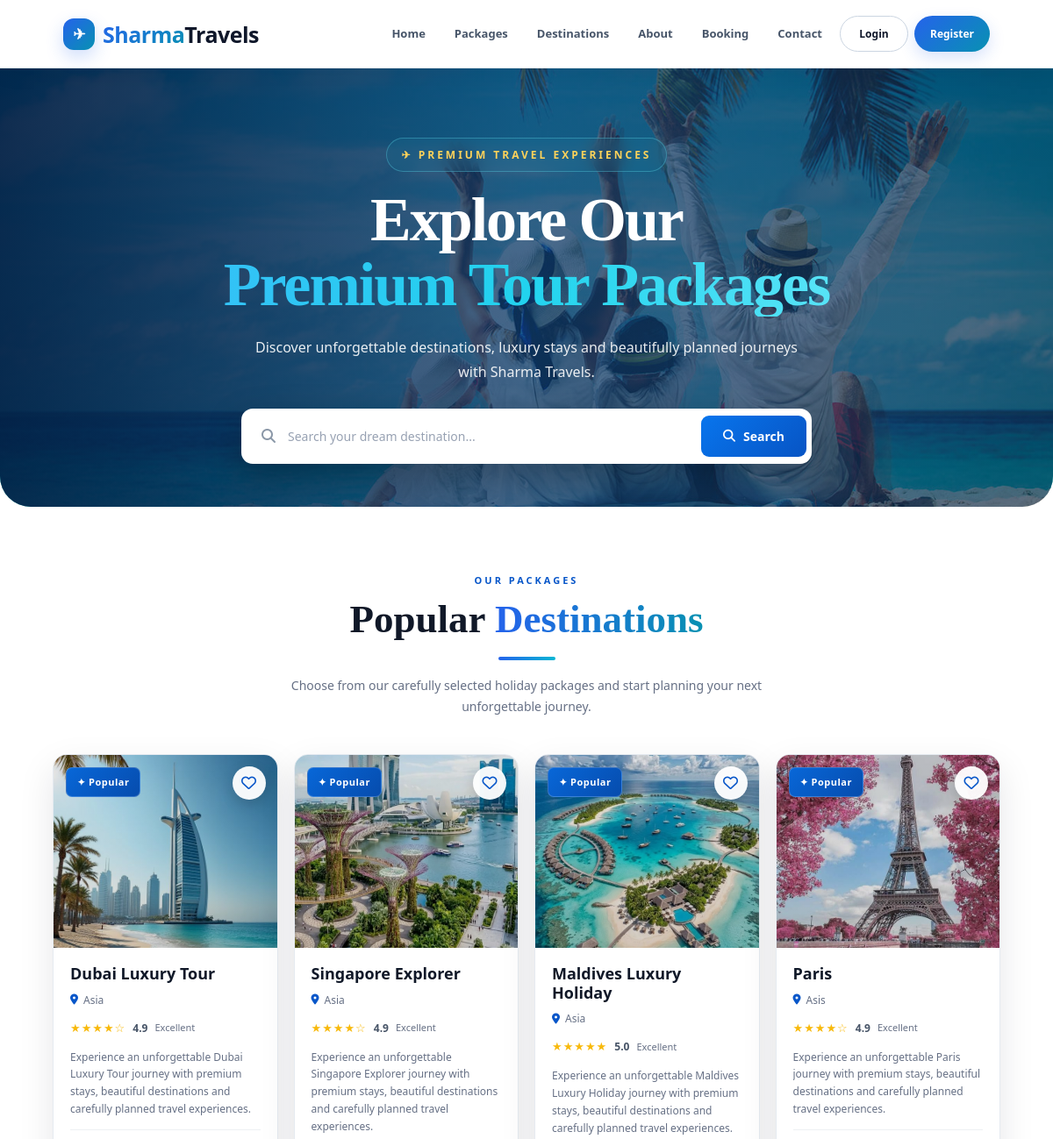
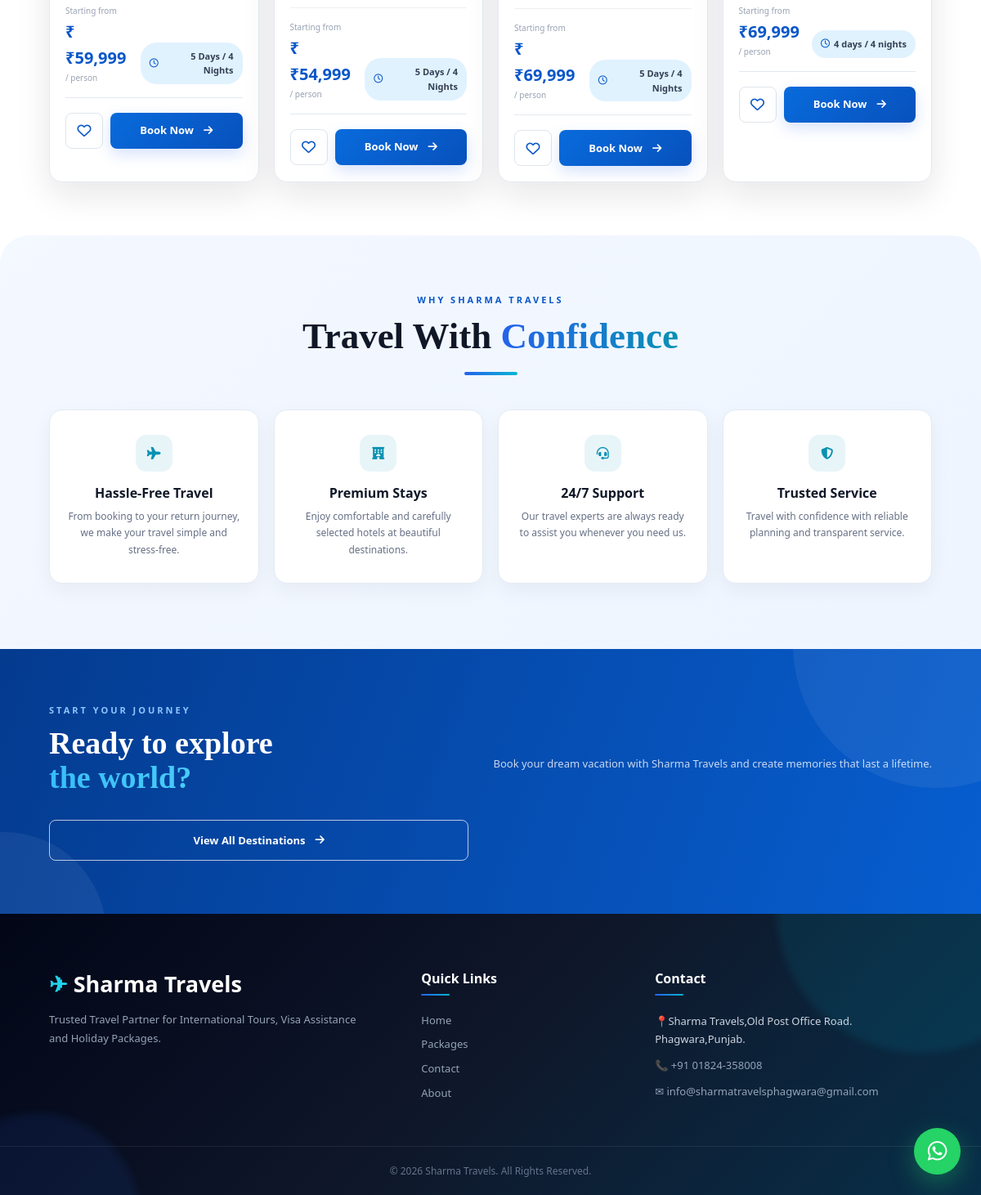
The app's page /package with its own data (2 pictures, top to bottom).
### app.py (models this page shows)
class Package(db.Model):
    id = db.Column(
        db.Integer,
        primary_key=True
    )
    title = db.Column(
        db.String(200),
        nullable=False
    )
    category = db.Column(
        db.String(100)
    )
    continent = db.Column(
        db.String(100)
    )
    duration = db.Column(
        db.String(100)
    )
    price = db.Column(
        db.String(50)
    )
    featured = db.Column(
        db.Boolean,
        default=False
    )
    active = db.Column(
        db.Boolean,
        default=True
    )
    image = db.Column(
        db.String(500)
    )
    rating = db.Column(
        db.Float,
        default=0
    )

### app.py (the view, shortened to what this page needs)
@app.route("/package")
def package():
    info = BusinessInfo.query.first()
    category_filter = request.args.get(
        "category",
        ""
    ).strip()
    search_query = request.args.get(
        "search",
        ""
    ).strip()
    packages = Package.query.filter_by(
        active=True
    )
    if category_filter:
        packages = packages.filter(
            Package.category.ilike(
                f"%{category_filter}%"
            )
        )
    packages = packages.all()
    return render_template(
        "package.html",
        info=info,
        package=packages,
        active_category=category_filter,
        search=search_query
    )

### templates/package.html (shortened to what this page needs)
{% extends "base.html" %}
{% block content %}
<section class="package-page">
    <section class="package-hero">
        <div class="package-hero-overlay"></div>
        <div class="package-hero-content">
            <span class="hero-badge">
                ✈ PREMIUM TRAVEL EXPERIENCES
            </span>
            <h1>
                Explore Our
                <span>Premium Tour Packages</span>
            </h1>
            <p>
                Discover unforgettable destinations, luxury stays
                and beautifully planned journeys with Sharma Travels.
            </p>
            <form
                method="GET"
                action="{{ url_for('package') }}"
                class="package-search"
            >
                <i class="fa-solid fa-magnifying-glass search-icon"></i>
                <input
                    type="text"
                    name="search"
                    placeholder="Search your dream destination..."
                    value="{{ search|default('') }}"
                >
                <button type="submit">
                    <i class="fa-solid fa-magnifying-glass"></i>
                    Search
                </button>
            </form>
        </div>
    </section>
    <section class="packages-section">
        <div class="package-section-heading">
            <span>OUR PACKAGES</span>
            <h2>
                Popular <strong>Destinations</strong>
            </h2>
            <p>
                Choose from our carefully selected holiday packages
                and start planning your next unforgettable journey.
            </p>
        </div>
        <div class="package-grid">
            {% if package %}
                {% for item in package %}
                <article class="package-card">
                    <div class="package-image">
                        <img
                            src="{{ url_for('static', filename='images/' + item.image) }}"
                            alt="{{ item.title }}"
                        >
                        <div class="image-overlay"></div>
                        <span class="package-tag">
                            ✦ Popular
                        </span>
                        {% if session.get('user_id') %}
                        <a
                            href="{{ url_for('add_to_wishlist', package_id=item.id) }}"
                            class="wishlist-top"
                            title="Add to Wishlist"
                        >
                            <i class="fa-regular fa-heart"></i>
                        </a>
                        {% else %}
                        <a
                            href="{{ url_for('login') }}"
                            class="wishlist-top"
                            title="Login to add wishlist"
                        >
                            <i class="fa-regular fa-heart"></i>
                        </a>
                        {% endif %}
                    </div>
                    <div class="package-content">
                        <h3>
                            {{ item.title }}
                        </h3>
                        <div class="package-location">
                            <i class="fa-solid fa-location-dot"></i>
                            <span>
                                {{ item.continent }}
                            </span>
                        </div>
                        <div class="package-rating">
                            <span class="stars">
                                {% if item.rating >= 5 %}
                                    ★★★★★
                                {% elif item.rating >= 4 %}
                                    ★★★★☆
                                {% elif item.rating >= 3 %}
                                    ★★★☆☆
                                {% elif item.rating >= 2 %}
                                    ★★☆☆☆
                                {% else %}
                                    ★☆☆☆☆
                                {% endif %}
                            </span>
                            <span class="rating-text">
                                {{ item.rating }}
                            </span>
                            <span class="reviews">
                                Excellent
                            </span>
                        </div>
                        <p class="package-description">
                            Experience an unforgettable
                            {{ item.title }} journey with
                            premium stays, beautiful destinations
                            and carefully planned travel experiences.
                        </p>
                        <div class="package-bottom">
                            <div class="price-box">
                                <span class="price-label">
                                    Starting from
                                </span>
                                <span class="package-price">
                                    ₹{{ item.price }}
                                </span>
                                <span class="price-duration">
                                    / person
                                </span>
                            </div>
                            <div class="package-days">
                                <i class="fa-regular fa-clock"></i>
                                {{ item.duration }}
                            </div>
                        </div>
                        <div class="package-actions">
                            {% if session.get('user_id') %}
                            <a
                                href="{{ url_for('add_to_wishlist', package_id=item.id) }}"
                                class="wishlist-btn"
                                title="Add to Wishlist"
                            >
                                <i class="fa-regular fa-heart"></i>
                            </a>
                            {% else %}
                            <a
                                href="{{ url_for('login') }}"
                                class="wishlist-btn"
                                title="Login to add Wishlist"
                            >
                                <i class="fa-regular fa-heart"></i>
                            </a>
                            {% endif %}
                            <a
                                href="{{ url_for('booking', package_id=item.id) }}"
                                class="book-btn"
                            >
                                Book Now
                                <i class="fa-solid fa-arrow-right"></i>
                            </a>
                        </div>
                    </div>
                </article>
                {% endfor %}
            {% endif %}
        </div>
    </section>
    <section class="package-features">
        <div class="package-section-heading">
            <span>
                WHY SHARMA TRAVELS
            </span>
            <h2>
                Travel With
                <strong>Confidence</strong>
            </h2>
        </div>
        <div class="feature-grid">
            <div class="travel-feature">
                <div class="feature-icon">
                    <i class="fa-solid fa-plane"></i>
                </div>
                <h3>
                    Hassle-Free Travel
                </h3>
                <p>
                    From booking to your return journey,
                    we make your travel simple and stress-free.
                </p>
            </div>
            <div class="travel-feature">
                <div class="feature-icon">
                    <i class="fa-solid fa-hotel"></i>
                </div>
                <h3>
                    Premium Stays
                </h3>
                <p>
                    Enjoy comfortable and carefully selected
                    hotels at beautiful destinations.
                </p>
            </div>
            <div class="travel-feature">
                <div class="feature-icon">
                    <i class="fa-solid fa-headset"></i>
                </div>
                <h3>
                    24/7 Support
                </h3>
                <p>
                    Our travel experts are always ready to
                    assist you whenever you need us.
                </p>
            </div>
            <div class="travel-feature">
                <div class="feature-icon">
                    <i class="fa-solid fa-shield-halved"></i>
                </div>
                <h3>
                    Trusted Service
                </h3>
                <p>
                    Travel with confidence with reliable
                    planning and transparent service.
                </p>
            </div>
        </div>
    </section>
    <section class="package-cta">
        <div class="cta-content">
            <span>
                START YOUR JOURNEY
            </span>
            <h2>
                Ready to explore
                <strong>the world?</strong>
            </h2>
            <p>
                Book your dream vacation with Sharma Travels
                and create memories that last a lifetime.
            </p>
            <a
                href="{{ url_for('destination') }}"
                class="cta-btn"
            >
                View All Destinations
                <i class="fa-solid fa-arrow-right"></i>
            </a>
        </div>
    </section>
</section>
{% endblock %}

### records on screen
Package: image (picture), title "Dubai Luxury Tour", continent "Asia", rating "4.9", price "₹59,999", duration "5 Days / 4 Nights"
Package: image (picture), title "Singapore Explorer", continent "Asia", rating "4.9", price "₹54,999", duration "5 Days / 4 Nights"
Package: image (picture), title "Maldives Luxury Holiday", continent "Asia", rating "5.0", price "₹69,999", duration "5 Days / 4 Nights"
Package: image+title (picture), title "Paris", continent "Asis", rating "4.9", price "69,999", duration "4 days / 4 nights"
